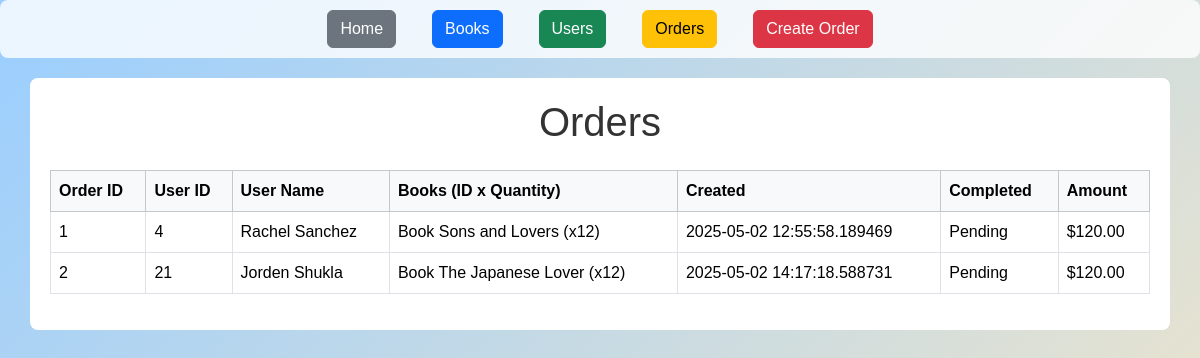
The page /orders on the database as committed earlier.
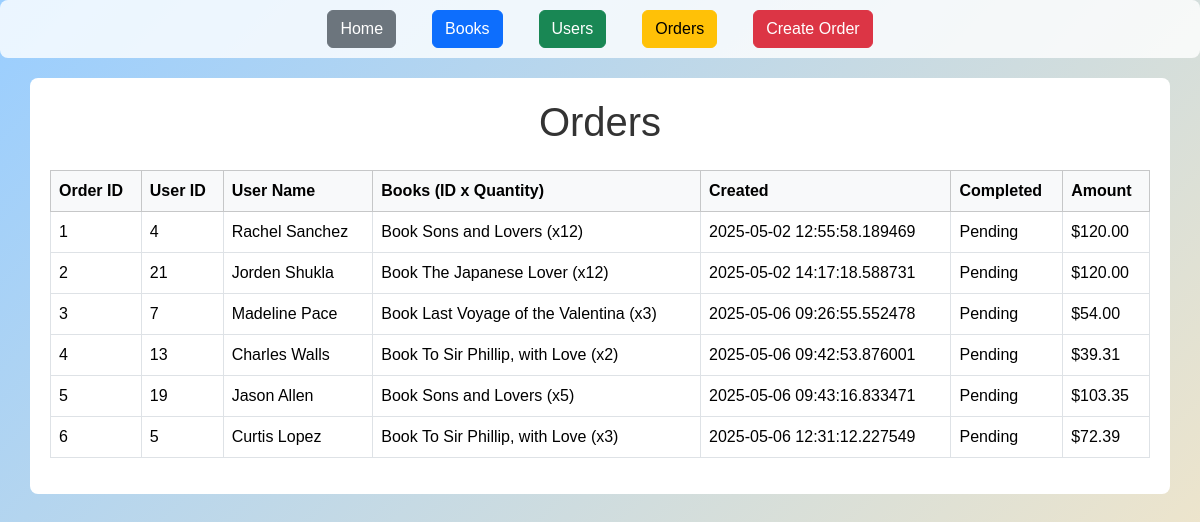
The same page on the database as committed later.
### models/order.py (models this page shows)
class Order(db.Model):
    __tablename__ = 'orders'
    id = db.mapped_column(Integer, primary_key=True)
    user_id = db.mapped_column(Integer, ForeignKey('user.id'))
    date_created = db.mapped_column(DateTime)
    date_completed = db.mapped_column(DateTime, nullable=True)
    amount = db.mapped_column(DECIMAL(6, 2), nullable=False)
    user = relationship("User", back_populates="orders")
    items = relationship("Orderbook", back_populates="order")

### models/user.py (models this page shows)
class User(db.Model):
    __tablename__ = 'user'
    id = db.mapped_column(Integer, primary_key=True)
    name = db.mapped_column(String)
    phone = db.mapped_column(String)
    orders = db.relationship("Order", back_populates='user')

### models/orderbook.py (models this page shows)
class Orderbook(db.Model):  # renamed to match your __all__ import
    __tablename__ = 'orderbook'
    book_id = db.mapped_column(ForeignKey("book.id"), primary_key=True)
    order_id = db.mapped_column(ForeignKey("orders.id"), primary_key=True)
    quantity = db.mapped_column(Integer, nullable=False)
    book = relationship("Book")
    order = relationship("Order", back_populates="items")

### models/book.py (models this page shows)
class Book(db.Model):
    __tablename__ = 'book'
    id = db.mapped_column(Integer, primary_key=True)
    title = db.mapped_column(String)
    author = db.mapped_column(String)
    quantity = db.mapped_column(Integer, default=0)
    physical = db.mapped_column(Boolean, default=False)
    genre_id = db.mapped_column(Integer, ForeignKey('genre.id'))
    genre = relationship("Genre", back_populates="books")

### app.py (the view)
@app.route("/orders")
def orders():
    orders = db.session.execute(db.select(Order)).scalars().all()
    return render_template("orders.html", orders=orders)

### templates/orders.html (shortened to what this page needs)
{% extends "base.html" %}
{% block content %}
<h1 class="text-center mb-4">Orders</h1>
<table class="table table-bordered">
    <thead class="table-light">
        <tr>
            <th>Order ID</th>
            <th>User ID</th>
            <th>User Name</th>
            <th>Books (ID x Quantity)</th>
            <th>Created</th>
            <th>Completed</th>
            <th>Amount</th>
        </tr>
    </thead>
    <tbody>
        {% for order in orders %}
        <tr>
            <td>{{ order.id }}</td>
            <td>{{ order.user.id if order.user else 'N/A' }}</td>
            <td>{{ order.user.name if order.user else 'N/A' }}</td>
            <td>
                {% for item in order.items %}
                    Book {{ item.book.title }} (x{{ item.quantity }}){% if not loop.last %}, {% endif %}
                {% endfor %}
            </td>
            <td>{{ order.date_created }}</td>
            <td>{{ order.date_completed or 'Pending' }}</td>
            <td>${{ order.amount }}</td>
        </tr>
        {% endfor %}
    </tbody>
</table>
{% endblock %}

### templates/base.html (shortened to what this page needs)
<!DOCTYPE html>
<html>
<head>
    <link href="https://cdn.jsdelivr.net/npm/bootstrap@5.3.3/dist/css/bootstrap.min.css" rel="stylesheet">
</head>
<body>
    <main>
        <div class="d-flex flex-wrap justify-content-center gap-3">
            <a href="{{ url_for('home') }}" class="btn btn-secondary">Home</a>
            <a href="{{ url_for('books') }}" class="btn btn-primary">Books</a>
            <a href="{{ url_for('users') }}" class="btn btn-success">Users</a>
            <a href="{{ url_for('orders') }}" class="btn btn-warning">Orders</a>
            <a href="{{ url_for('admin_create_order') }}" class="btn btn-danger">Create Order</a>
        </div>
    </main>
    <div class="container">
        {% block content %}{% endblock %}
    </div>
</body>
</html>

### templates/base.html (style rules this page uses)
body { font-family: "Arial", sans-serif; background: linear-gradient(135deg, #9aceff 0%, #fae8c4 100%); background-repeat: no-repeat; background-size: cover; background-attachment: fixed; color: #333; }
main { background-color: rgba(255, 255, 255, 0.8); padding: 10px; margin-bottom: 20px; text-align: center; border-radius: 8px; }
main a { text-decoration: none; margin: 0 10px; color: #007bff; font-weight: bold; }
.container { background-color: white; padding: 20px; border-radius: 8px; }

Rows that differ between the two databases and show on the page:
added Order: id "3", user "7", user "Madeline Pace", date_created "2025-05-06 09:26:55.552478", date_completed "Pending", amount "54.00"
added Orderbook: book "Last Voyage of the Valentina", quantity "3"
added Order: id "4", user "13", user "Charles Walls", date_created "2025-05-06 09:42:53.876001", date_completed "Pending", amount "39.31"
added Orderbook: book "To Sir Phillip, with Love", quantity "2", shown under "4"
added Order: id "5", user "19", user "Jason Allen", date_created "2025-05-06 09:43:16.833471", date_completed "Pending", amount "103.35"
added Orderbook: book "Sons and Lovers", quantity "5"
added Order: id "6", user "5", user "Curtis Lopez", date_created "2025-05-06 12:31:12.227549", date_completed "Pending", amount "72.39"
added Orderbook: book "To Sir Phillip, with Love", quantity "3", shown under "6"
